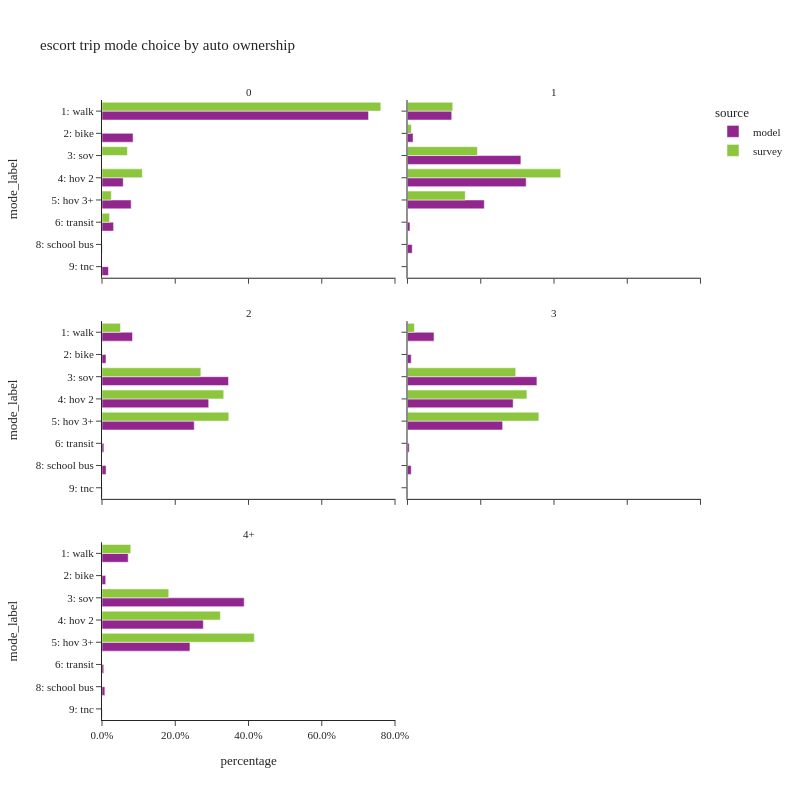

Notebook code cell kept with this figure:
### Code cell
plot_mode_choice(es_trip.filter(pl.col('hhvehs_4+') != "-1"),
                 "hhvehs_4+",
                 {"hhvehs_4+":["0","1","2","3","4+"],
                  "mode_label": list(util.mode_cat.values())},
                 "auto ownership",2,800)

### Figure 1 — Plotly figure (JSON) as saved in the notebook; plotly's stock layout.template omitted (floating-point values rounded to 4 significant figures)
{"data": [{"alignmentgroup": "True", "customdata": [[29061], [3388], [2316], [3181], [1264], [25], [702]], "hovertemplate": "source=model<br>hhvehs_4+=0<br>percentage=%{x}<br>mode_label=%{y}<br>sample count=%{customdata[0]}<extra></extra>", "legendgroup": "model", "marker": {"color": "#91268F", "pattern": {"shape": ""}}, "name": "model", "offsetgroup": "model", "orientation": "h", "showlegend": true, "textposition": "auto", "type": "bar", "x": [0.7277, 0.08483, 0.05799, 0.07965, 0.03165, 0.000626, 0.01758], "xaxis": "x5", "y": ["1: walk", "2: bike", "4: hov 2", "5: hov 3+", "6: transit", "8: school bus", "9: tnc"], "yaxis": "y5"}, {"alignmentgroup": "True", "customdata": [[1], [13], [2], [2], [1], [1]], "hovertemplate": "source=survey<br>hhvehs_4+=0<br>percentage=%{x}<br>mode_label=%{y}<br>sample count=%{customdata[0]}<extra></extra>", "legendgroup": "survey", "marker": {"color": "#8CC63E", "pattern": {"shape": ""}}, "name": "survey", "offsetgroup": "survey", "orientation": "h", "showlegend": true, "textposition": "auto", "type": "bar", "x": [0.0131, 0.7613, 0.06939, 0.1101, 0.02543, 0.0207], "xaxis": "x5", "y": [null, "1: walk", "3: sov", "4: hov 2", "5: hov 3+", "6: transit"], "yaxis": "y5"}, {"alignmentgroup": "True", "customdata": [[38153], [4792], [97797], [102370], [66263], [2148], [4098], [305]], "hovertemplate": "source=model<br>hhvehs_4+=1<br>percentage=%{x}<br>mode_label=%{y}<br>sample count=%{customdata[0]}<extra></extra>", "legendgroup": "model", "marker": {"color": "#91268F", "pattern": {"shape": ""}}, "name": "model", "offsetgroup": "model", "orientation": "h", "showlegend": false, "textposition": "auto", "type": "bar", "x": [0.1208, 0.01517, 0.3096, 0.324, 0.2097, 0.006799, 0.01297, 0.0009654], "xaxis": "x6", "y": ["1: walk", "2: bike", "3: sov", "4: hov 2", "5: hov 3+", "6: transit", "8: school bus", "9: tnc"], "yaxis": "y6"}, {"alignmentgroup": "True", "customdata": [[6], [78], [18], [131], [176], [112], [2], [3]], "hovertemplate": "source=survey<br>hhvehs_4+=1<br>percentage=%{x}<br>mode_label=%{y}<br>sample count=%{customdata[0]}<extra></extra>", "legendgroup": "survey", "marker": {"color": "#8CC63E", "pattern": {"shape": ""}}, "name": "survey", "offsetgroup": "survey", "orientation": "h", "showlegend": false, "textposition": "auto", "type": "bar", "x": [0.09731, 0.1235, 0.01055, 0.1908, 0.4183, 0.1578, 0.0006235, 0.001078], "xaxis": "x6", "y": [null, "1: walk", "2: bike", "3: sov", "4: hov 2", "5: hov 3+", "6: transit", "8: school bus"], "yaxis": "y6"}, {"alignmentgroup": "True", "customdata": [[60458], [7894], [250577], [211325], [182741], [3749], [8062], [639]], "hovertemplate": "source=model<br>hhvehs_4+=2<br>percentage=%{x}<br>mode_label=%{y}<br>sample count=%{customdata[0]}<extra></extra>", "legendgroup": "model", "marker": {"color": "#91268F", "pattern": {"shape": ""}}, "name": "model", "offsetgroup": "model", "orientation": "h", "showlegend": false, "textposition": "auto", "type": "bar", "x": [0.08334, 0.01088, 0.3454, 0.2913, 0.2519, 0.005168, 0.01111, 0.0008808], "xaxis": "x3", "y": ["1: walk", "2: bike", "3: sov", "4: hov 2", "5: hov 3+", "6: transit", "8: school bus", "9: tnc"], "yaxis": "y3"}, {"alignmentgroup": "True", "customdata": [[1], [40], [6], [161], [271], [238], [2]], "hovertemplate": "source=survey<br>hhvehs_4+=2<br>percentage=%{x}<br>mode_label=%{y}<br>sample count=%{customdata[0]}<extra></extra>", "legendgroup": "survey", "marker": {"color": "#8CC63E", "pattern": {"shape": ""}}, "name": "survey", "offsetgroup": "survey", "orientation": "h", "showlegend": false, "textposition": "auto", "type": "bar", "x": [0.0002478, 0.05046, 0.0006015, 0.2698, 0.3323, 0.3462, 0.0002906], "xaxis": "x3", "y": [null, "1: walk", "2: bike", "3: sov", "4: hov 2", "5: hov 3+", "6: transit"], "yaxis": "y3"}, {"alignmentgroup": "True", "customdata": [[26245], [3686], [127972], [104485], [94082], [1702], [3684], [277]], "hovertemplate": "source=model<br>hhvehs_4+=3<br>percentage=%{x}<br>mode_label=%{y}<br>sample count=%{customdata[0]}<extra></extra>", "legendgroup": "model", "marker": {"color": "#91268F", "pattern": {"shape": ""}}, "name": "model", "offsetgroup": "model", "orientation": "h", "showlegend": false, "textposition": "auto", "type": "bar", "x": [0.07247, 0.01018, 0.3534, 0.2885, 0.2598, 0.0047, 0.01017, 0.0007649], "xaxis": "x4", "y": ["1: walk", "2: bike", "3: sov", "4: hov 2", "5: hov 3+", "6: transit", "8: school bus", "9: tnc"], "yaxis": "y4"}, {"alignmentgroup": "True", "customdata": [[1], [5], [53], [44], [46]], "hovertemplate": "source=survey<br>hhvehs_4+=3<br>percentage=%{x}<br>mode_label=%{y}<br>sample count=%{customdata[0]}<extra></extra>", "legendgroup": "survey", "marker": {"color": "#8CC63E", "pattern": {"shape": ""}}, "name": "survey", "offsetgroup": "survey", "orientation": "h", "showlegend": false, "textposition": "auto", "type": "bar", "x": [0.0009598, 0.01893, 0.2954, 0.326, 0.3587], "xaxis": "x4", "y": [null, "1: walk", "3: sov", "4: hov 2", "5: hov 3+"], "yaxis": "y4"}, {"alignmentgroup": "True", "customdata": [[15842], [2242], [85983], [61280], [53190], [1062], [1728], [168]], "hovertemplate": "source=model<br>hhvehs_4+=4+<br>percentage=%{x}<br>mode_label=%{y}<br>sample count=%{customdata[0]}<extra></extra>", "legendgroup": "model", "marker": {"color": "#91268F", "pattern": {"shape": ""}}, "name": "model", "offsetgroup": "model", "orientation": "h", "showlegend": false, "textposition": "auto", "type": "bar", "x": [0.07152, 0.01012, 0.3882, 0.2767, 0.2401, 0.004795, 0.007802, 0.0007585], "xaxis": "x", "y": ["1: walk", "2: bike", "3: sov", "4: hov 2", "5: hov 3+", "6: transit", "8: school bus", "9: tnc"], "yaxis": "y"}, {"alignmentgroup": "True", "customdata": [[2], [11], [17], [16]], "hovertemplate": "source=survey<br>hhvehs_4+=4+<br>percentage=%{x}<br>mode_label=%{y}<br>sample count=%{customdata[0]}<extra></extra>", "legendgroup": "survey", "marker": {"color": "#8CC63E", "pattern": {"shape": ""}}, "name": "survey", "offsetgroup": "survey", "orientation": "h", "showlegend": false, "textposition": "auto", "type": "bar", "x": [0.07858, 0.1822, 0.3233, 0.4159], "xaxis": "x", "y": ["1: walk", "3: sov", "4: hov 2", "5: hov 3+"], "yaxis": "y"}], "layout": {"annotations": [{"font": {}, "showarrow": false, "text": "4+", "x": 0.245, "xanchor": "center", "xref": "paper", "y": 0.2867, "yanchor": "bottom", "yref": "paper"}, {"font": {}, "showarrow": false, "text": "2", "x": 0.245, "xanchor": "center", "xref": "paper", "y": 0.6433, "yanchor": "bottom", "yref": "paper"}, {"font": {}, "showarrow": false, "text": "3", "x": 0.755, "xanchor": "center", "xref": "paper", "y": 0.6433, "yanchor": "bottom", "yref": "paper"}, {"font": {}, "showarrow": false, "text": "0", "x": 0.245, "xanchor": "center", "xref": "paper", "y": 1.0, "yanchor": "bottom", "yref": "paper"}, {"font": {}, "showarrow": false, "text": "1", "x": 0.755, "xanchor": "center", "xref": "paper", "y": 1.0, "yanchor": "bottom", "yref": "paper"}], "barmode": "group", "height": 800, "legend": {"title": {"text": "source"}, "tracegroupgap": 0}, "title": {"text": "escort trip mode choice by auto ownership"}, "width": 800, "xaxis": {"anchor": "y", "domain": [0.0, 0.49], "tickformat": ".1%", "title": {"text": "percentage"}}, "xaxis2": {"anchor": "y2", "domain": [0.51, 1.0], "matches": "x", "tickformat": ".1%", "title": {"text": "percentage"}}, "xaxis3": {"anchor": "y3", "domain": [0.0, 0.49], "matches": "x", "showticklabels": false, "tickformat": ".1%"}, "xaxis4": {"anchor": "y4", "domain": [0.51, 1.0], "matches": "x", "showticklabels": false, "tickformat": ".1%"}, "xaxis5": {"anchor": "y5", "domain": [0.0, 0.49], "matches": "x", "showticklabels": false, "tickformat": ".1%"}, "xaxis6": {"anchor": "y6", "domain": [0.51, 1.0], "matches": "x", "showticklabels": false, "tickformat": ".1%"}, "yaxis": {"anchor": "x", "categoryarray": ["9: tnc", "8: school bus", "6: transit", "5: hov 3+", "4: hov 2", "3: sov", "2: bike", "1: walk"], "categoryorder": "array", "domain": [0.0, 0.2867], "title": {"text": "mode_label"}}, "yaxis2": {"anchor": "x2", "domain": [0.0, 0.2867], "matches": "y", "showticklabels": false}, "yaxis3": {"anchor": "x3", "categoryarray": ["9: tnc", "8: school bus", "6: transit", "5: hov 3+", "4: hov 2", "3: sov", "2: bike", "1: walk"], "categoryorder": "array", "domain": [0.3567, 0.6433], "matches": "y", "title": {"text": "mode_label"}}, "yaxis4": {"anchor": "x4", "domain": [0.3567, 0.6433], "matches": "y", "showticklabels": false}, "yaxis5": {"anchor": "x5", "categoryarray": ["9: tnc", "8: school bus", "6: transit", "5: hov 3+", "4: hov 2", "3: sov", "2: bike", "1: walk"], "categoryorder": "array", "domain": [0.7133, 1.0], "matches": "y", "title": {"text": "mode_label"}}, "yaxis6": {"anchor": "x6", "domain": [0.7133, 1.0], "matches": "y", "showticklabels": false}}}
